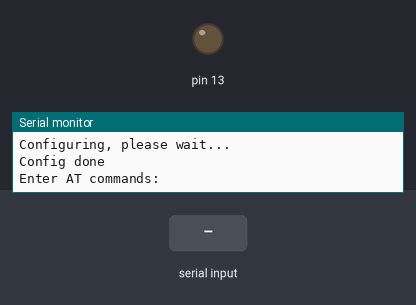
A sketch run on a simulated Arduino Uno, built with avr-gcc and run on an emulated ATmega328P. Parts: output pins drawn as LEDs (lit = HIGH), the last lines printed to the serial monitor. Inputs (shaded band) come from the test bench.

Above: at 2.1 s.
2.2 s: "1" received over the second serial link
At 2.8 s:
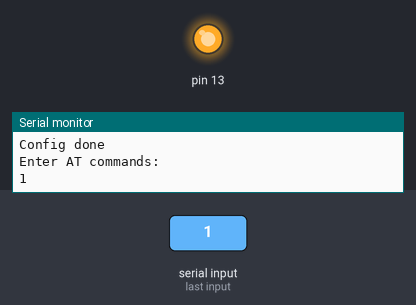
3.7 s: "0" received over the second serial link
At 5.1 s:
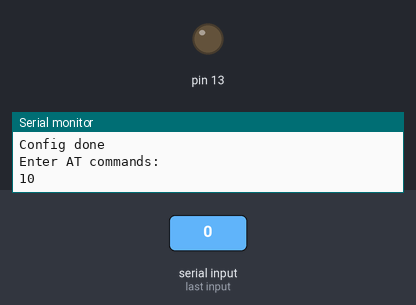
Timing chart, 0 to 6.7 s (numbered marks = the images above; inputs shaded):
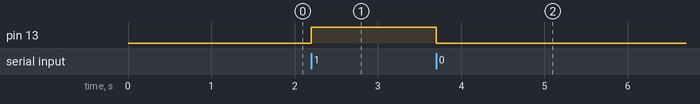

The sketch:

Test_Bluetooth.ino
```cpp
#include <SoftwareSerial.h>

#define TX_PIN      7//nghia la rxd vao chan 7
#define RX_PIN      6//nghia la txd vao chan 6
char value;
SoftwareSerial bluetooth(TX_PIN, RX_PIN);
int baudRate[] = {300, 1200, 2400, 4800, 9600, 19200, 38400, 57600, 115200};

void setup() {
  Serial.begin(9600);
  pinMode(13, OUTPUT);
  while (!Serial) {}

  Serial.println("Configuring, please wait...");

  for (int i = 0 ; i < 9 ; i++) {
     bluetooth.begin(baudRate[i]);
     String cmd = "AT+BAUD4";
     bluetooth.print(cmd);
     bluetooth.flush();
     delay(100);
  }

  bluetooth.begin(9600);
  Serial.println("Config done");
  while (!bluetooth) {}

  Serial.println("Enter AT commands:");
}

void loop() {
  value="";
  if (bluetooth.available()) {

    value=bluetooth.read();
    Serial.write(value);
    if(value == '1')
      digitalWrite(13, HIGH);
    else if(value == '0')
      digitalWrite(13, LOW);
  }

}
```

Measured:
- after the input at 2.2 s, pin 13: LOW → HIGH at once
- after the input at 3.7 s, pin 13: HIGH → LOW at once
